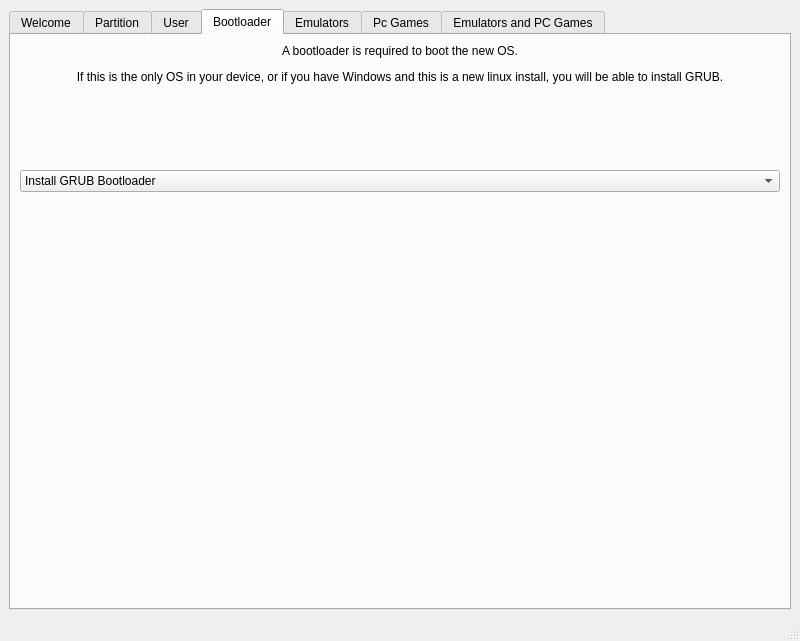
<?xml version="1.0" encoding="UTF-8"?>
<ui version="4.0">
 <class>AwxLinuxInstaller</class>
 <widget class="QMainWindow" name="AwxLinuxInstaller">
  <property name="geometry">
   <rect>
    <x>0</x>
    <y>0</y>
    <width>800</width>
    <height>641</height>
   </rect>
  </property>
  <property name="windowTitle">
   <string>AwxLinuxInstaller</string>
  </property>
  <widget class="QWidget" name="centralwidget">
   <layout class="QHBoxLayout" name="horizontalLayout">
    <item>
     <widget class="QTabWidget" name="tabWidget">
      <property name="enabled">
       <bool>true</bool>
      </property>
      <property name="currentIndex">
       <number>3</number>
      </property>
      <widget class="QWidget" name="tab">
       <attribute name="title">
        <string>Welcome</string>
       </attribute>
       <layout class="QVBoxLayout" name="verticalLayout">
        <item alignment="Qt::AlignHCenter|Qt::AlignTop">
         <widget class="QLabel" name="label">
          <property name="font">
           <font>
            <pointsize>28</pointsize>
            <italic>true</italic>
           </font>
          </property>
          <property name="styleSheet">
           <string notr="true">color: rgb(170, 0, 0);</string>
          </property>
          <property name="text">
           <string>Welcome to AwxLinux</string>
          </property>
         </widget>
        </item>
        <item>
         <spacer name="verticalSpacer_2">
          <property name="orientation">
           <enum>Qt::Vertical</enum>
          </property>
          <property name="sizeType">
           <enum>QSizePolicy::Preferred</enum>
          </property>
          <property name="sizeHint" stdset="0">
           <size>
            <width>20</width>
            <height>20</height>
           </size>
          </property>
         </spacer>
        </item>
        <item>
         <widget class="QLabel" name="label_2">
          <property name="font">
           <font>
            <pointsize>11</pointsize>
           </font>
          </property>
          <property name="text">
           <string>&lt;html&gt;&lt;head/&gt;&lt;body&gt;&lt;p align=&quot;center&quot;&gt;&lt;br/&gt;&lt;/p&gt;&lt;p align=&quot;center&quot;&gt;&lt;span style=&quot; font-weight:700;&quot;&gt;Supported devices:&lt;/span&gt;&lt;br/&gt;&lt;/p&gt;&lt;p align=&quot;center&quot;&gt;&lt;span style=&quot; font-style:italic;&quot;&gt;GPD Win 3&lt;/span&gt;&lt;/p&gt;&lt;p align=&quot;center&quot;&gt;&lt;span style=&quot; font-style:italic;&quot;&gt;GPD Win Max 2020&lt;/span&gt;&lt;/p&gt;&lt;p align=&quot;center&quot;&gt;&lt;span style=&quot; font-style:italic;&quot;&gt;GPD Win Max 2021 (Intel/AMD)&lt;/span&gt;&lt;br/&gt;&lt;/p&gt;&lt;p align=&quot;center&quot;&gt;&lt;span style=&quot; font-weight:700;&quot;&gt;How to use:&lt;/span&gt;&lt;br/&gt;&lt;/p&gt;&lt;p align=&quot;center&quot;&gt;&lt;span style=&quot; font-style:italic;&quot;&gt;Internet connection required.&lt;/span&gt;&lt;/p&gt;&lt;p align=&quot;center&quot;&gt;Navigate through the menu and set your preferences.&lt;/p&gt;&lt;p align=&quot;center&quot;&gt;Once done, press &lt;span style=&quot; font-weight:700; font-style:italic; color:#00aa00;&quot;&gt;Install&lt;/span&gt; to install the OS.&lt;/p&gt;&lt;p align=&quot;center&quot;&gt;&lt;br/&gt;&lt;/p&gt;&lt;p align=&quot;center&quot;&gt;&lt;br/&gt;&lt;/p&gt;&lt;/body&gt;&lt;/html&gt;</string>
          </property>
         </widget>
        </item>
        <item>
         <spacer name="verticalSpacer">
          <property name="orientation">
           <enum>Qt::Vertical</enum>
          </property>
          <property name="sizeHint" stdset="0">
           <size>
            <width>20</width>
            <height>40</height>
           </size>
          </property>
         </spacer>
        </item>
        <item>
         <widget class="QPushButton" name="installBtn">
          <property name="font">
           <font>
            <pointsize>20</pointsize>
           </font>
          </property>
          <property name="text">
           <string>Install</string>
          </property>
         </widget>
        </item>
       </layout>
      </widget>
      <widget class="QWidget" name="partitionTab">
       <attribute name="title">
        <string>Partition</string>
       </attribute>
       <layout class="QVBoxLayout" name="verticalLayout_2">
        <item>
         <widget class="QLabel" name="label_4">
          <property name="font">
           <font>
            <pointsize>12</pointsize>
           </font>
          </property>
          <property name="text">
           <string>Partitions list</string>
          </property>
         </widget>
        </item>
        <item>
         <widget class="QTextEdit" name="fdiskOut">
          <property name="enabled">
           <bool>true</bool>
          </property>
          <property name="acceptDrops">
           <bool>false</bool>
          </property>
          <property name="frameShape">
           <enum>QFrame::Box</enum>
          </property>
          <property name="undoRedoEnabled">
           <bool>false</bool>
          </property>
          <property name="readOnly">
           <bool>true</bool>
          </property>
         </widget>
        </item>
        <item alignment="Qt::AlignRight">
         <widget class="QPushButton" name="refreshPartListBtn">
          <property name="text">
           <string>Refresh</string>
          </property>
         </widget>
        </item>
        <item>
         <spacer name="verticalSpacer_3">
          <property name="orientation">
           <enum>Qt::Vertical</enum>
          </property>
          <property name="sizeHint" stdset="0">
           <size>
            <width>20</width>
            <height>40</height>
           </size>
          </property>
         </spacer>
        </item>
        <item>
         <layout class="QHBoxLayout" name="horizontalLayout_5">
          <property name="spacing">
           <number>6</number>
          </property>
          <property name="sizeConstraint">
           <enum>QLayout::SetMinimumSize</enum>
          </property>
          <property name="leftMargin">
           <number>0</number>
          </property>
          <property name="topMargin">
           <number>10</number>
          </property>
          <item>
           <widget class="QLabel" name="test">
            <property name="text">
             <string>Select EFI partition:</string>
            </property>
            <property name="scaledContents">
             <bool>false</bool>
            </property>
           </widget>
          </item>
          <item>
           <widget class="QComboBox" name="efiPartCombo"/>
          </item>
         </layout>
        </item>
        <item>
         <layout class="QHBoxLayout" name="horizontalLayout_6">
          <property name="sizeConstraint">
           <enum>QLayout::SetMinimumSize</enum>
          </property>
          <property name="topMargin">
           <number>10</number>
          </property>
          <item>
           <widget class="QLabel" name="label_3">
            <property name="text">
             <string>Select AwxLinux partition:</string>
            </property>
           </widget>
          </item>
          <item>
           <widget class="QComboBox" name="awxPartCombo"/>
          </item>
         </layout>
        </item>
        <item>
         <layout class="QHBoxLayout" name="horizontalLayout_13">
          <property name="topMargin">
           <number>10</number>
          </property>
          <item>
           <widget class="QLabel" name="label_14">
            <property name="text">
             <string>Create swap file (GB) (eg. 1,2,3..)</string>
            </property>
           </widget>
          </item>
          <item>
           <widget class="QSpinBox" name="swapFileSize"/>
          </item>
         </layout>
        </item>
        <item>
         <layout class="QHBoxLayout" name="horizontalLayout_12">
          <property name="topMargin">
           <number>10</number>
          </property>
          <item>
           <widget class="QLabel" name="label_13">
            <property name="text">
             <string>Advanced: setup your disk.</string>
            </property>
           </widget>
          </item>
          <item>
           <widget class="QPushButton" name="gpartedRun">
            <property name="text">
             <string>Open GParted</string>
            </property>
           </widget>
          </item>
         </layout>
        </item>
       </layout>
      </widget>
      <widget class="QWidget" name="userSetTab">
       <attribute name="title">
        <string>User</string>
       </attribute>
       <layout class="QVBoxLayout" name="verticalLayout_3">
        <item>
         <layout class="QHBoxLayout" name="horizontalLayout_7">
          <item alignment="Qt::AlignLeft">
           <widget class="QLabel" name="label_5">
            <property name="text">
             <string>Region</string>
            </property>
           </widget>
          </item>
          <item>
           <widget class="QComboBox" name="regionCombo">
            <property name="sizePolicy">
             <sizepolicy hsizetype="Expanding" vsizetype="Fixed">
              <horstretch>0</horstretch>
              <verstretch>0</verstretch>
             </sizepolicy>
            </property>
            <property name="maximumSize">
             <size>
              <width>16777215</width>
              <height>16777215</height>
             </size>
            </property>
           </widget>
          </item>
          <item>
           <spacer name="horizontalSpacer">
            <property name="orientation">
             <enum>Qt::Horizontal</enum>
            </property>
            <property name="sizeType">
             <enum>QSizePolicy::Preferred</enum>
            </property>
            <property name="sizeHint" stdset="0">
             <size>
              <width>40</width>
              <height>20</height>
             </size>
            </property>
           </spacer>
          </item>
          <item alignment="Qt::AlignLeft">
           <widget class="QLabel" name="label_6">
            <property name="text">
             <string>Zone</string>
            </property>
           </widget>
          </item>
          <item>
           <widget class="QComboBox" name="zoneCombo">
            <property name="sizePolicy">
             <sizepolicy hsizetype="MinimumExpanding" vsizetype="Fixed">
              <horstretch>0</horstretch>
              <verstretch>0</verstretch>
             </sizepolicy>
            </property>
           </widget>
          </item>
         </layout>
        </item>
        <item>
         <layout class="QHBoxLayout" name="horizontalLayout_9">
          <item>
           <widget class="QLabel" name="label_7">
            <property name="minimumSize">
             <size>
              <width>0</width>
              <height>133</height>
             </size>
            </property>
            <property name="text">
             <string>Username:</string>
            </property>
           </widget>
          </item>
          <item>
           <widget class="QLineEdit" name="usrname">
            <property name="sizePolicy">
             <sizepolicy hsizetype="Preferred" vsizetype="Fixed">
              <horstretch>0</horstretch>
              <verstretch>0</verstretch>
             </sizepolicy>
            </property>
           </widget>
          </item>
         </layout>
        </item>
        <item>
         <layout class="QHBoxLayout" name="horizontalLayout_10">
          <item>
           <widget class="QLabel" name="label_10">
            <property name="text">
             <string>Device name:</string>
            </property>
           </widget>
          </item>
          <item>
           <widget class="QLineEdit" name="devicename">
            <property name="sizePolicy">
             <sizepolicy hsizetype="Preferred" vsizetype="Fixed">
              <horstretch>0</horstretch>
              <verstretch>0</verstretch>
             </sizepolicy>
            </property>
           </widget>
          </item>
         </layout>
        </item>
        <item>
         <layout class="QHBoxLayout" name="horizontalLayout_8">
          <property name="topMargin">
           <number>10</number>
          </property>
          <item>
           <widget class="QLabel" name="label_8">
            <property name="text">
             <string>User Password</string>
            </property>
           </widget>
          </item>
          <item>
           <widget class="QLineEdit" name="upwd">
            <property name="echoMode">
             <enum>QLineEdit::Password</enum>
            </property>
           </widget>
          </item>
          <item>
           <spacer name="horizontalSpacer_2">
            <property name="orientation">
             <enum>Qt::Horizontal</enum>
            </property>
            <property name="sizeType">
             <enum>QSizePolicy::Minimum</enum>
            </property>
            <property name="sizeHint" stdset="0">
             <size>
              <width>40</width>
              <height>20</height>
             </size>
            </property>
           </spacer>
          </item>
          <item>
           <widget class="QLabel" name="label_9">
            <property name="text">
             <string>Confirm User Password</string>
            </property>
           </widget>
          </item>
          <item>
           <widget class="QLineEdit" name="ucpwd">
            <property name="echoMode">
             <enum>QLineEdit::Password</enum>
            </property>
           </widget>
          </item>
         </layout>
        </item>
        <item>
         <layout class="QHBoxLayout" name="horizontalLayout_11">
          <item>
           <widget class="QLabel" name="label_11">
            <property name="text">
             <string>Root Password</string>
            </property>
           </widget>
          </item>
          <item>
           <widget class="QLineEdit" name="rpwd">
            <property name="echoMode">
             <enum>QLineEdit::Password</enum>
            </property>
           </widget>
          </item>
          <item>
           <spacer name="horizontalSpacer_3">
            <property name="orientation">
             <enum>Qt::Horizontal</enum>
            </property>
            <property name="sizeType">
             <enum>QSizePolicy::Minimum</enum>
            </property>
            <property name="sizeHint" stdset="0">
             <size>
              <width>40</width>
              <height>20</height>
             </size>
            </property>
           </spacer>
          </item>
          <item>
           <widget class="QLabel" name="label_12">
            <property name="text">
             <string>Confirm Root Password</string>
            </property>
           </widget>
          </item>
          <item>
           <widget class="QLineEdit" name="rcpwd">
            <property name="echoMode">
             <enum>QLineEdit::Password</enum>
            </property>
           </widget>
          </item>
         </layout>
        </item>
       </layout>
      </widget>
      <widget class="QWidget" name="bootloaderTab">
       <attribute name="title">
        <string>Bootloader</string>
       </attribute>
       <layout class="QVBoxLayout" name="verticalLayout_4">
        <item alignment="Qt::AlignTop">
         <widget class="QLabel" name="label_15">
          <property name="text">
           <string>&lt;html&gt;&lt;head/&gt;&lt;body&gt;&lt;p align=&quot;center&quot;&gt;A bootloader is required to boot the new OS.&lt;/p&gt;&lt;p align=&quot;center&quot;&gt;If this is the only OS in your device, or if you have Windows and this is a new linux install, you will be able to install GRUB.&lt;/p&gt;&lt;p align=&quot;center&quot;&gt;&lt;br/&gt;&lt;/p&gt;&lt;/body&gt;&lt;/html&gt;</string>
          </property>
         </widget>
        </item>
        <item>
         <spacer name="verticalSpacer_5">
          <property name="orientation">
           <enum>Qt::Vertical</enum>
          </property>
          <property name="sizeType">
           <enum>QSizePolicy::Minimum</enum>
          </property>
          <property name="sizeHint" stdset="0">
           <size>
            <width>20</width>
            <height>40</height>
           </size>
          </property>
         </spacer>
        </item>
        <item>
         <widget class="QComboBox" name="instGrubCombo">
          <item>
           <property name="text">
            <string>Install GRUB Bootloader</string>
           </property>
          </item>
          <item>
           <property name="text">
            <string>Do not install GRUB, i will manually setup my own bootloader</string>
           </property>
          </item>
         </widget>
        </item>
        <item>
         <spacer name="verticalSpacer_4">
          <property name="orientation">
           <enum>Qt::Vertical</enum>
          </property>
          <property name="sizeHint" stdset="0">
           <size>
            <width>20</width>
            <height>40</height>
           </size>
          </property>
         </spacer>
        </item>
       </layout>
      </widget>
      <widget class="QWidget" name="emuTab">
       <attribute name="title">
        <string>Emulators</string>
       </attribute>
       <layout class="QVBoxLayout" name="verticalLayout_8">
        <item>
         <widget class="QGroupBox" name="emuOptsGroup">
          <property name="title">
           <string>Optimized for the device</string>
          </property>
          <layout class="QGridLayout" name="gridLayout"/>
         </widget>
        </item>
        <item>
         <spacer name="verticalSpacer_6">
          <property name="orientation">
           <enum>Qt::Vertical</enum>
          </property>
          <property name="sizeType">
           <enum>QSizePolicy::Preferred</enum>
          </property>
          <property name="sizeHint" stdset="0">
           <size>
            <width>20</width>
            <height>20</height>
           </size>
          </property>
         </spacer>
        </item>
        <item>
         <widget class="QGroupBox" name="emuStdGroup">
          <property name="title">
           <string>Default optimization</string>
          </property>
          <layout class="QGridLayout" name="gridLayout_3"/>
         </widget>
        </item>
       </layout>
      </widget>
      <widget class="QWidget" name="pcgamesTab">
       <attribute name="title">
        <string>Pc Games</string>
       </attribute>
       <layout class="QVBoxLayout" name="verticalLayout_9">
        <item>
         <widget class="QGroupBox" name="pcgamesGroup">
          <property name="title">
           <string>PC games apps</string>
          </property>
          <layout class="QGridLayout" name="gridLayout_4"/>
         </widget>
        </item>
        <item>
         <widget class="QGroupBox" name="groupBox">
          <property name="title">
           <string>Additions</string>
          </property>
          <layout class="QGridLayout" name="gridLayout_5">
           <item row="0" column="1">
            <widget class="QCheckBox" name="runSteamBootChk">
             <property name="text">
              <string>Run Steam Big Picture at startup</string>
             </property>
            </widget>
           </item>
           <item row="0" column="2">
            <widget class="QCheckBox" name="instMangoChk">
             <property name="text">
              <string>Install MangoHud and GOverlay</string>
             </property>
            </widget>
           </item>
           <item row="0" column="0">
            <widget class="QCheckBox" name="xbcontrChk">
             <property name="text">
              <string>Xbox One bluetooth controllers support</string>
             </property>
            </widget>
           </item>
          </layout>
         </widget>
        </item>
       </layout>
      </widget>
      <widget class="QWidget" name="emupcinfoTab">
       <attribute name="title">
        <string>Emulators and PC Games</string>
       </attribute>
       <layout class="QVBoxLayout" name="verticalLayout_10">
        <item>
         <widget class="QLabel" name="label_16">
          <property name="font">
           <font>
            <pointsize>12</pointsize>
           </font>
          </property>
          <property name="text">
           <string>&lt;html&gt;&lt;head/&gt;&lt;body&gt;&lt;p align=&quot;center&quot;&gt;Run this installer again in your installed OS to install emulators and PC games software.&lt;/p&gt;&lt;/body&gt;&lt;/html&gt;</string>
          </property>
         </widget>
        </item>
       </layout>
      </widget>
     </widget>
    </item>
   </layout>
  </widget>
  <widget class="QMenuBar" name="menubar">
   <property name="geometry">
    <rect>
     <x>0</x>
     <y>0</y>
     <width>800</width>
     <height>19</height>
    </rect>
   </property>
  </widget>
  <widget class="QStatusBar" name="statusbar"/>
 </widget>
 <resources/>
 <connections/>
</ui>
